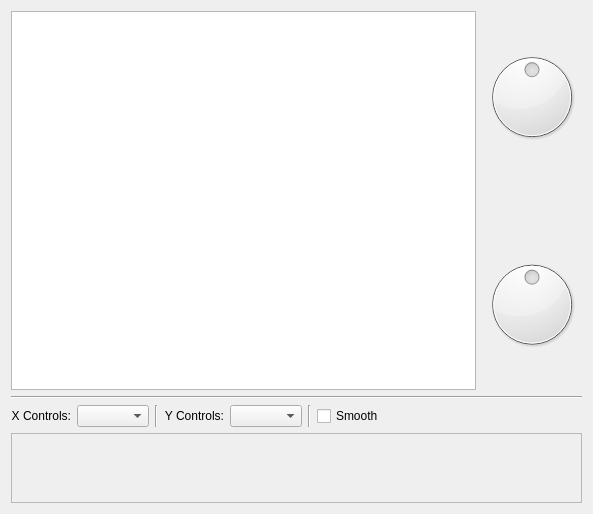
<?xml version="1.0" encoding="UTF-8"?>
<ui version="4.0">
 <class>XYControllerW</class>
 <widget class="QWidget" name="XYControllerW">
  <property name="geometry">
   <rect>
    <x>0</x>
    <y>0</y>
    <width>593</width>
    <height>514</height>
   </rect>
  </property>
  <property name="windowTitle">
   <string>XY Controller</string>
  </property>
  <layout class="QVBoxLayout" name="verticalLayout_2">
   <item>
    <layout class="QHBoxLayout" name="horizontalLayout_3">
     <item>
      <widget class="QGraphicsView" name="graphicsView">
       <property name="verticalScrollBarPolicy">
        <enum>Qt::ScrollBarAlwaysOff</enum>
       </property>
       <property name="horizontalScrollBarPolicy">
        <enum>Qt::ScrollBarAlwaysOff</enum>
       </property>
      </widget>
     </item>
     <item>
      <layout class="QVBoxLayout" name="verticalLayout">
       <item>
        <widget class="PixmapDial" name="dial_x">
         <property name="minimum">
          <number>-100</number>
         </property>
         <property name="maximum">
          <number>100</number>
         </property>
        </widget>
       </item>
       <item>
        <spacer name="verticalSpacer">
         <property name="orientation">
          <enum>Qt::Vertical</enum>
         </property>
         <property name="sizeType">
          <enum>QSizePolicy::Fixed</enum>
         </property>
         <property name="sizeHint" stdset="0">
          <size>
           <width>20</width>
           <height>30</height>
          </size>
         </property>
        </spacer>
       </item>
       <item>
        <widget class="PixmapDial" name="dial_y">
         <property name="minimum">
          <number>-100</number>
         </property>
         <property name="maximum">
          <number>100</number>
         </property>
        </widget>
       </item>
      </layout>
     </item>
    </layout>
   </item>
   <item>
    <widget class="Line" name="line_2">
     <property name="orientation">
      <enum>Qt::Horizontal</enum>
     </property>
    </widget>
   </item>
   <item>
    <layout class="QHBoxLayout" name="horizontalLayout">
     <item>
      <widget class="QLabel" name="label_x_controls">
       <property name="text">
        <string>X Controls:</string>
       </property>
       <property name="alignment">
        <set>Qt::AlignRight|Qt::AlignTrailing|Qt::AlignVCenter</set>
       </property>
      </widget>
     </item>
     <item>
      <widget class="QComboBox" name="cb_control_x"/>
     </item>
     <item>
      <widget class="Line" name="line">
       <property name="orientation">
        <enum>Qt::Vertical</enum>
       </property>
      </widget>
     </item>
     <item>
      <widget class="QLabel" name="label_y_controls">
       <property name="text">
        <string>Y Controls:</string>
       </property>
       <property name="alignment">
        <set>Qt::AlignRight|Qt::AlignTrailing|Qt::AlignVCenter</set>
       </property>
      </widget>
     </item>
     <item>
      <widget class="QComboBox" name="cb_control_y"/>
     </item>
     <item>
      <widget class="Line" name="line_3">
       <property name="orientation">
        <enum>Qt::Vertical</enum>
       </property>
      </widget>
     </item>
     <item>
      <widget class="QCheckBox" name="cb_smooth">
       <property name="text">
        <string>Smooth</string>
       </property>
      </widget>
     </item>
     <item>
      <spacer name="horizontalSpacer_2">
       <property name="orientation">
        <enum>Qt::Horizontal</enum>
       </property>
       <property name="sizeHint" stdset="0">
        <size>
         <width>40</width>
         <height>20</height>
        </size>
       </property>
      </spacer>
     </item>
    </layout>
   </item>
   <item>
    <widget class="QScrollArea" name="scrollArea">
     <property name="sizePolicy">
      <sizepolicy hsizetype="Preferred" vsizetype="Fixed">
       <horstretch>0</horstretch>
       <verstretch>0</verstretch>
      </sizepolicy>
     </property>
     <property name="minimumSize">
      <size>
       <width>0</width>
       <height>70</height>
      </size>
     </property>
     <property name="verticalScrollBarPolicy">
      <enum>Qt::ScrollBarAlwaysOff</enum>
     </property>
     <property name="horizontalScrollBarPolicy">
      <enum>Qt::ScrollBarAlwaysOff</enum>
     </property>
     <property name="widgetResizable">
      <bool>true</bool>
     </property>
     <property name="alignment">
      <set>Qt::AlignCenter</set>
     </property>
     <widget class="QWidget" name="scrollAreaWidgetContents">
      <property name="geometry">
       <rect>
        <x>0</x>
        <y>0</y>
        <width>864</width>
        <height>64</height>
       </rect>
      </property>
      <property name="sizePolicy">
       <sizepolicy hsizetype="Preferred" vsizetype="Preferred">
        <horstretch>0</horstretch>
        <verstretch>0</verstretch>
       </sizepolicy>
      </property>
      <property name="minimumSize">
       <size>
        <width>864</width>
        <height>64</height>
       </size>
      </property>
      <property name="maximumSize">
       <size>
        <width>864</width>
        <height>64</height>
       </size>
      </property>
      <layout class="QHBoxLayout" name="horizontalLayout_2">
       <property name="margin">
        <number>0</number>
       </property>
       <item>
        <widget class="PixmapKeyboard" name="keyboard" native="true">
         <property name="sizePolicy">
          <sizepolicy hsizetype="Fixed" vsizetype="Fixed">
           <horstretch>0</horstretch>
           <verstretch>0</verstretch>
          </sizepolicy>
         </property>
         <property name="minimumSize">
          <size>
           <width>864</width>
           <height>64</height>
          </size>
         </property>
         <property name="maximumSize">
          <size>
           <width>864</width>
           <height>64</height>
          </size>
         </property>
        </widget>
       </item>
      </layout>
     </widget>
    </widget>
   </item>
  </layout>
 </widget>
 <customwidgets>
  <customwidget>
   <class>PixmapKeyboard</class>
   <extends>QWidget</extends>
   <header>pixmapkeyboard.h</header>
   <container>1</container>
  </customwidget>
  <customwidget>
   <class>PixmapDial</class>
   <extends>QDial</extends>
   <header>pixmapdial.h</header>
  </customwidget>
 </customwidgets>
 <resources/>
 <connections/>
</ui>
